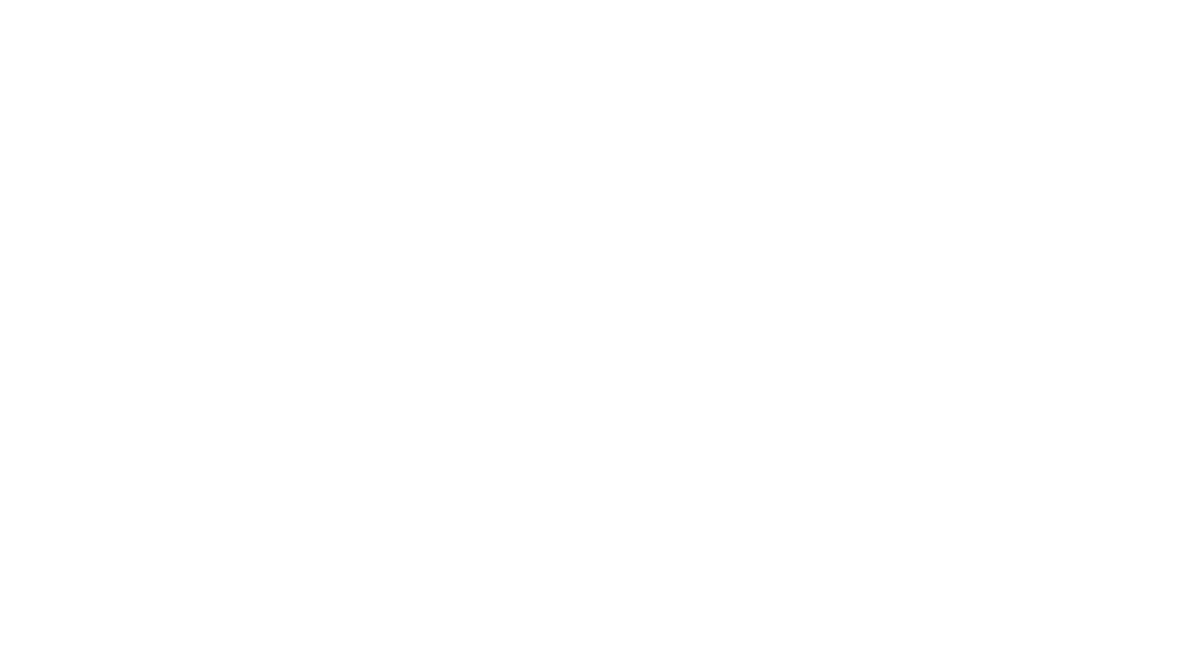
Frame 1 (no input)
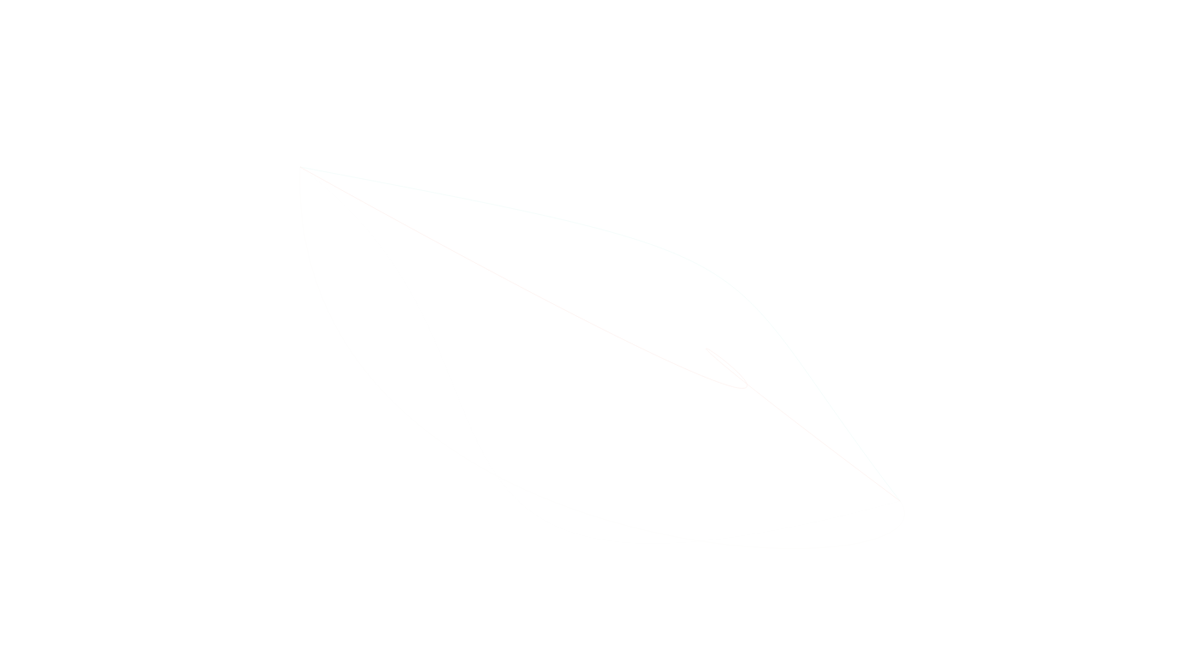
Frame 60 (no input)
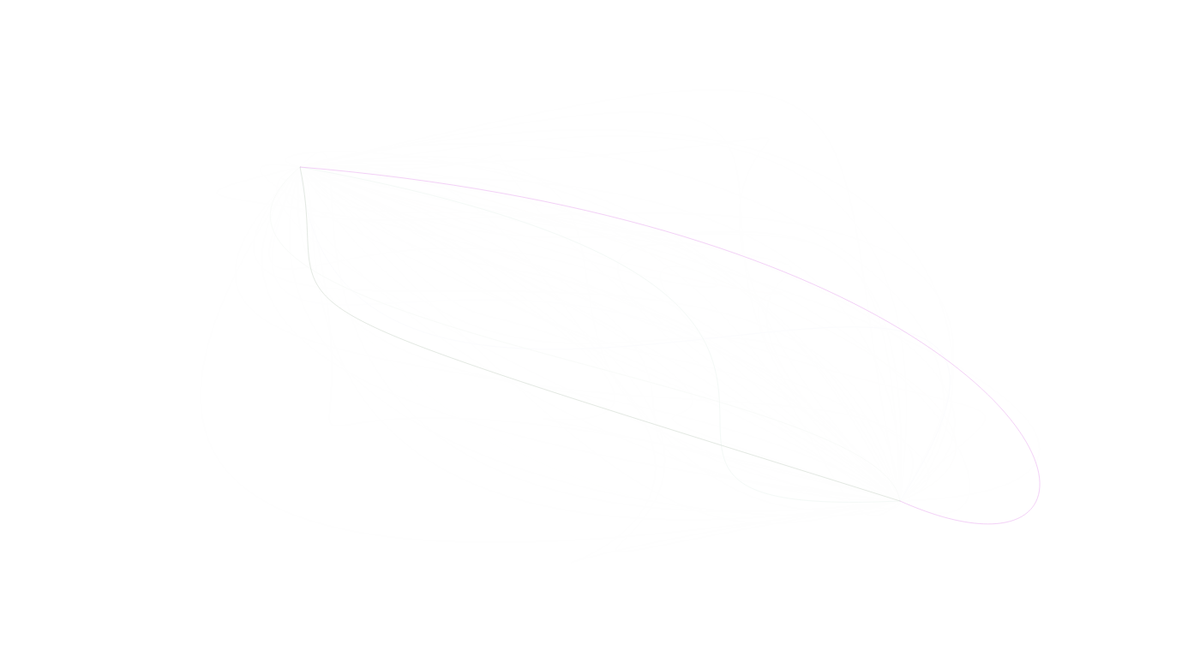
Frame 120 (the mouse pressed at the canvas centre since frame 60)

The p5.js sketch that drew these frames (run headless with seeded random() and noise() and a simulated clock; from frame 60 on, the mouse is pressed at the canvas centre):

// p5.js sketch
// ── sketch.js
function setup() {
  createCanvas(1400, 780);
  textSize(40);
  width = 1400;
  height = 780;
  frameRate(30);
  textFont("Helvetica");
  noFill();
  background(255);
  a = 255
}

function draw() {
  stroke(random(255),random(255),random(255), a);
  bezier(width/4, height/4,random(width),random(height),random(width),random(height),3*(width/4),3*(height/4))

  background(255,255,255,a)
   a -= 1

   if (a == 100) {
     a = 255
   }
}


function mousePressed() {
  noLoop();
}
